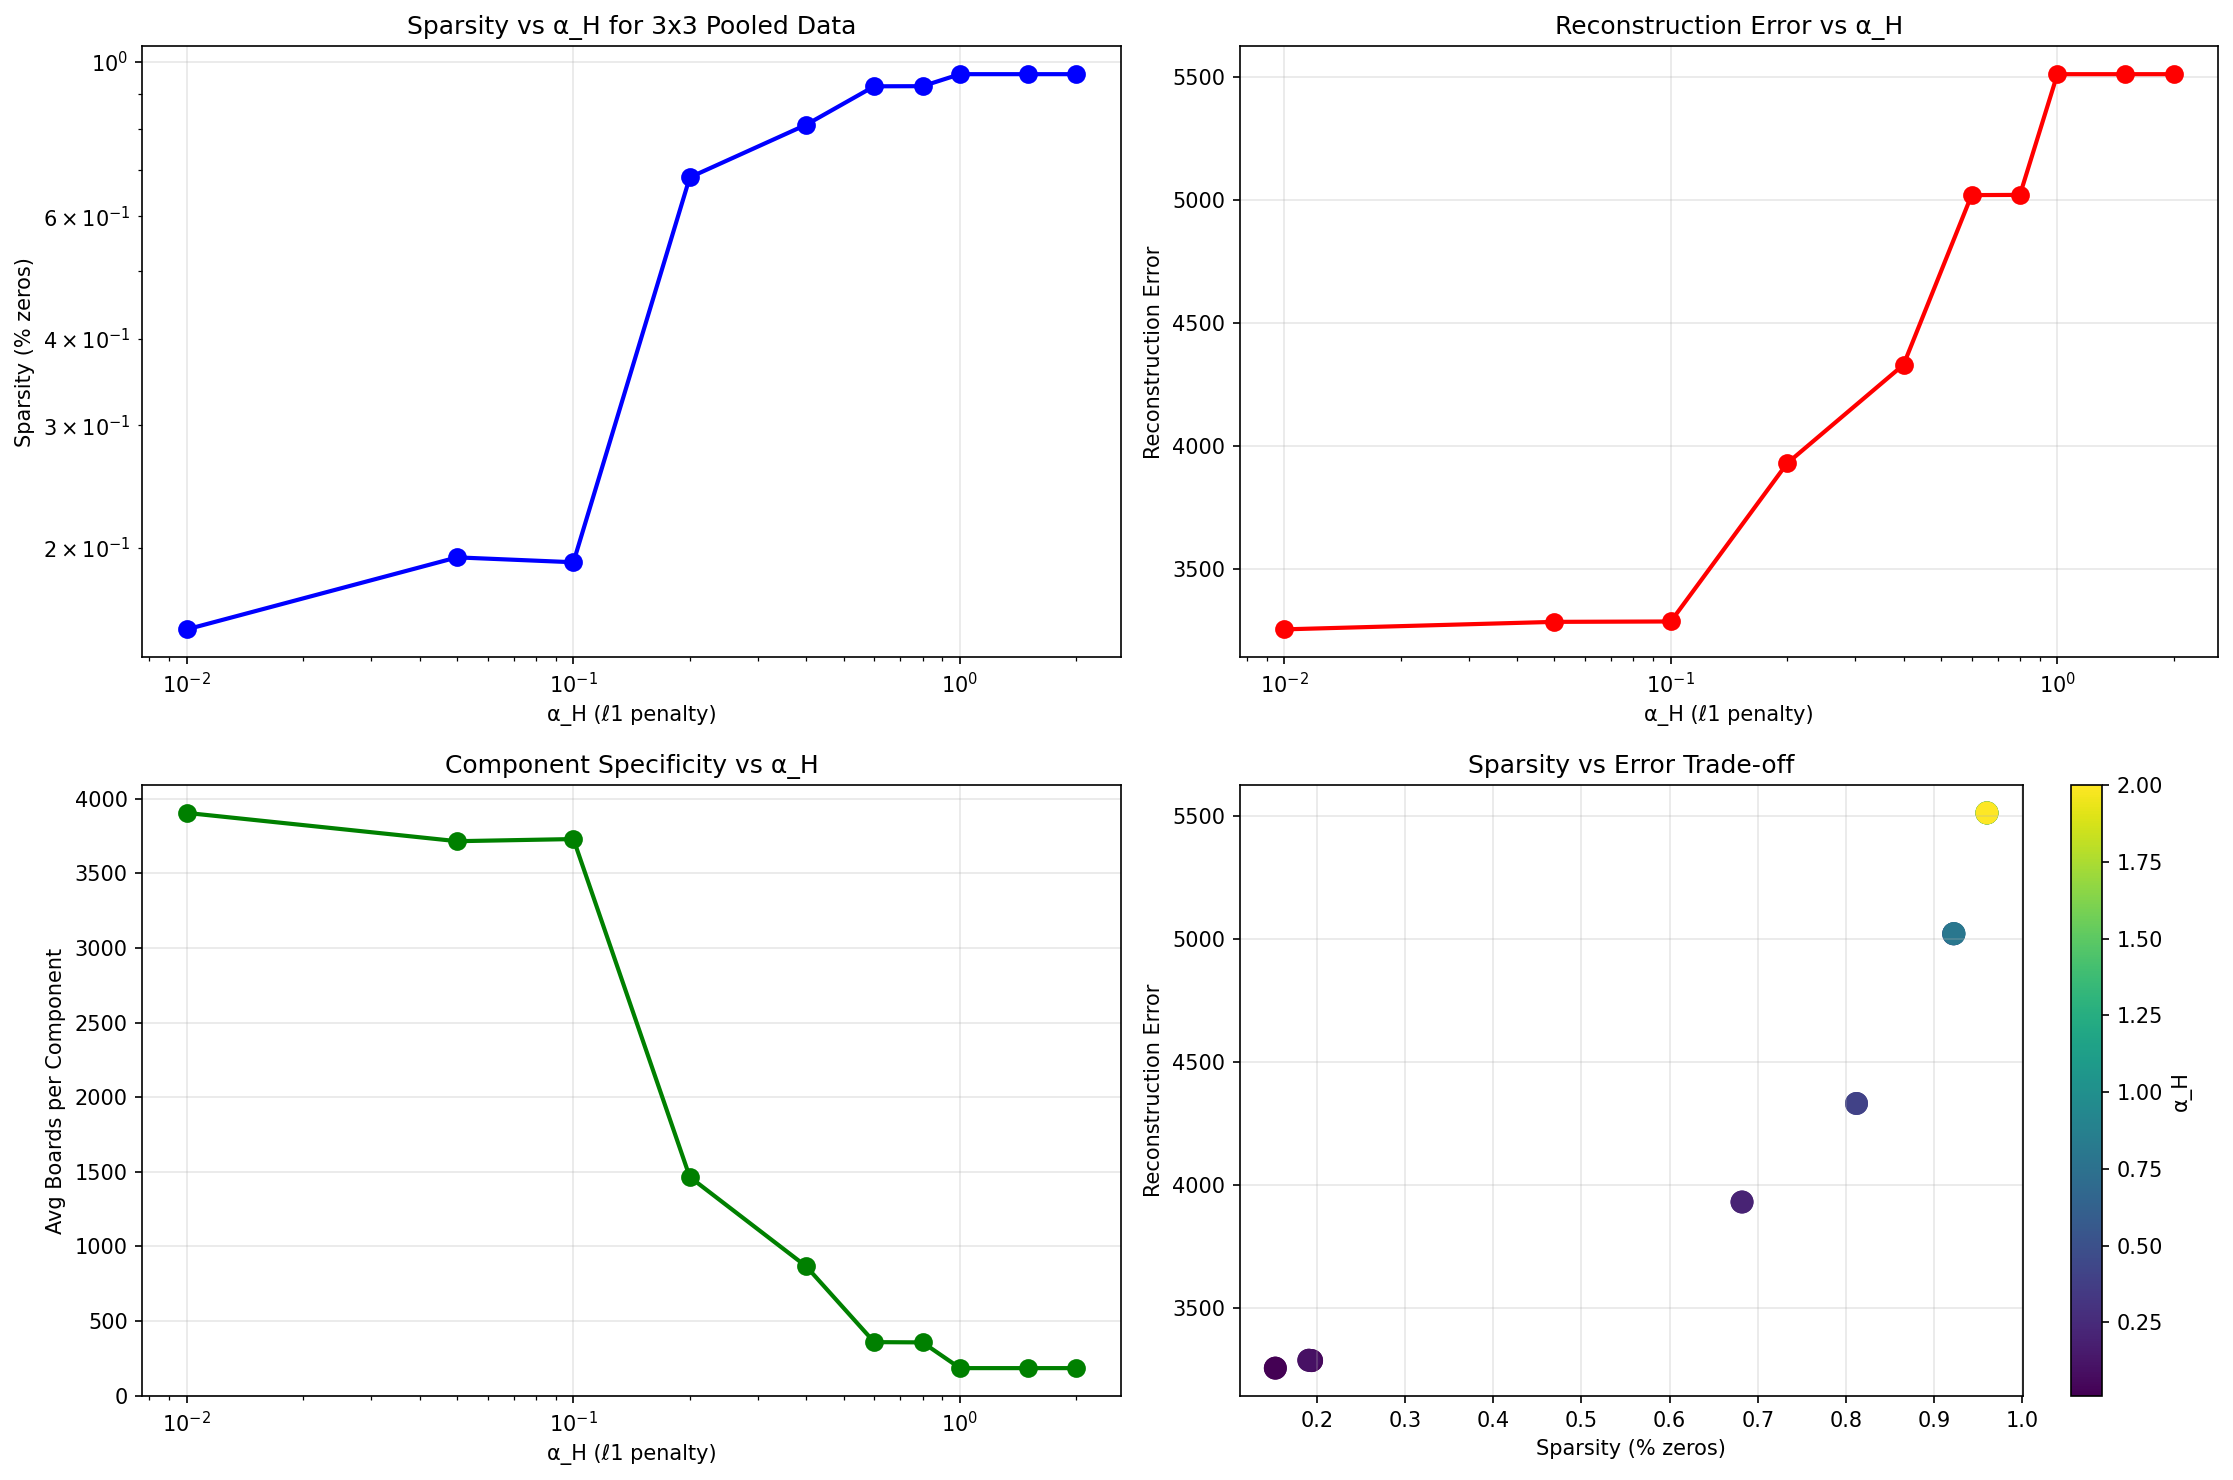

Write the Python code that produced this figure.
#!/usr/bin/env python3
"""
Alpha_H Analysis for 3x3 Pooled NMF Sparsity Control

This script tests different α_H values for 3x3 pooled data to find the optimal
balance between sparsity and reconstruction quality.

With 3x3 pooling, we have 9x more dimensions (4608 vs 512), so we need to
adjust α_H accordingly to achieve the same sparsity levels.
"""

import numpy as np
import json
import matplotlib.pyplot as plt
from sklearn.decomposition import NMF
from sklearn.preprocessing import StandardScaler
import os
from datetime import datetime

def load_activation_data():
    """Load the 3x3 pooled activation data."""
    print("🔄 Loading 3x3 pooled activation data...", flush=True)
    
    data_path = "../3_extract_activations/activations/pooled_rconv14.out.npy"
    meta_path = "../3_extract_activations/activations/pooled_meta.json"
    
    if not os.path.exists(data_path):
        raise FileNotFoundError(f"3x3 activation data not found: {data_path}")
    
    # Load activation matrix (positions x channels)
    activations = np.load(data_path)
    print(f"✅ Loaded 3x3 activations shape: {activations.shape}", flush=True)
    
    # Load metadata
    with open(meta_path, 'r') as f:
        meta = json.load(f)
    print(f"✅ Loaded metadata with {len(meta)} entries", flush=True)
    print(f"📊 Pooling method: {meta.get('pooling_method', 'unknown')}", flush=True)
    print(f"📊 Original channels: {meta.get('original_channels', 'unknown')}", flush=True)
    print(f"📊 Pooled channels: {meta.get('pooled_channels', 'unknown')}", flush=True)
    
    return activations, meta

def preprocess_data(X):
    """Preprocess data for meaningful alpha values."""
    print("🔧 Preprocessing 3x3 pooled data...", flush=True)
    
    # Ensure non-negativity
    X = np.maximum(0, X)
    print(f"📊 Original data stats: min={X.min():.4f}, max={X.max():.4f}, mean={X.mean():.4f}", flush=True)
    
    # Scale to roughly unit magnitude so alpha values are meaningful
    scaler = StandardScaler(with_mean=False)  # Keep non-negative
    X_scaled = scaler.fit_transform(X)
    
    print(f"📊 Scaled data stats: min={X_scaled.min():.4f}, max={X_scaled.max():.4f}, mean={X_scaled.mean():.4f}", flush=True)
    
    return X_scaled

def test_alpha_values(X, n_parts=25):
    """Test different α_H values and record metrics."""
    print(f"🧪 Testing α_H values for 3x3 pooled data with {n_parts} parts...", flush=True)
    
    # Test a wider range of α_H values for 3x3 data
    alpha_values = [0.01, 0.05, 0.1, 0.2, 0.4, 0.6, 0.8, 1.0, 1.5, 2.0]
    
    results = []
    
    for alpha in alpha_values:
        print(f"🔬 Testing α_H = {alpha}...", flush=True)
        
        # Run NMF with current α_H
        model = NMF(
            n_components=n_parts,
            init="nndsvd",
            alpha_H=alpha,
            alpha_W=0.0,
            l1_ratio=1.0,
            max_iter=200,  # Fewer iterations for faster testing
            random_state=42
        )
        
        # Fit the model
        model.fit(X)
        
        # Calculate metrics
        H = model.components_
        sparsity = (H == 0).sum() / H.size
        avg_boards_per_component = (H != 0).sum(axis=1).mean()
        reconstruction_error = model.reconstruction_err_
        
        results.append({
            'alpha_H': float(alpha),
            'sparsity': float(sparsity),
            'avg_boards_per_component': float(avg_boards_per_component),
            'reconstruction_error': float(reconstruction_error),
            'n_iterations': int(model.n_iter_)
        })
        
        print(f"   📊 Sparsity: {sparsity:.1%}", flush=True)
        print(f"   📊 Avg boards/component: {avg_boards_per_component:.1f}", flush=True)
        print(f"   📊 Reconstruction error: {reconstruction_error:.2f}", flush=True)
    
    return results

def create_analysis_plots(results):
    """Create diagnostic plots for α_H analysis."""
    print("📊 Creating analysis plots...", flush=True)
    
    alphas = [r['alpha_H'] for r in results]
    sparsities = [r['sparsity'] for r in results]
    errors = [r['reconstruction_error'] for r in results]
    boards_per_comp = [r['avg_boards_per_component'] for r in results]
    
    fig, axes = plt.subplots(2, 2, figsize=(15, 10))
    
    # Plot 1: Sparsity vs α_H
    axes[0, 0].plot(alphas, sparsities, 'bo-', linewidth=2, markersize=8)
    axes[0, 0].set_xlabel('α_H (ℓ1 penalty)')
    axes[0, 0].set_ylabel('Sparsity (% zeros)')
    axes[0, 0].set_title('Sparsity vs α_H for 3x3 Pooled Data')
    axes[0, 0].grid(True, alpha=0.3)
    axes[0, 0].set_yscale('log')
    axes[0, 0].set_xscale('log')
    
    # Plot 2: Reconstruction Error vs α_H
    axes[0, 1].plot(alphas, errors, 'ro-', linewidth=2, markersize=8)
    axes[0, 1].set_xlabel('α_H (ℓ1 penalty)')
    axes[0, 1].set_ylabel('Reconstruction Error')
    axes[0, 1].set_title('Reconstruction Error vs α_H')
    axes[0, 1].grid(True, alpha=0.3)
    axes[0, 1].set_xscale('log')
    
    # Plot 3: Avg Boards per Component vs α_H
    axes[1, 0].plot(alphas, boards_per_comp, 'go-', linewidth=2, markersize=8)
    axes[1, 0].set_xlabel('α_H (ℓ1 penalty)')
    axes[1, 0].set_ylabel('Avg Boards per Component')
    axes[1, 0].set_title('Component Specificity vs α_H')
    axes[1, 0].grid(True, alpha=0.3)
    axes[1, 0].set_xscale('log')
    
    # Plot 4: Sparsity vs Reconstruction Error (trade-off)
    axes[1, 1].scatter(sparsities, errors, c=alphas, cmap='viridis', s=100)
    axes[1, 1].set_xlabel('Sparsity (% zeros)')
    axes[1, 1].set_ylabel('Reconstruction Error')
    axes[1, 1].set_title('Sparsity vs Error Trade-off')
    axes[1, 1].grid(True, alpha=0.3)
    
    # Add colorbar for α_H values
    scatter = axes[1, 1].scatter(sparsities, errors, c=alphas, cmap='viridis', s=100)
    plt.colorbar(scatter, ax=axes[1, 1], label='α_H')
    
    plt.tight_layout()
    plt.savefig('alpha_h_analysis_3x3.png', dpi=150, bbox_inches='tight')
    print("✅ Saved analysis plots: alpha_h_analysis_3x3.png", flush=True)

def generate_recommendations(results):
    """Generate recommendations based on analysis results."""
    print("📋 Generating recommendations...", flush=True)
    
    # Find optimal α_H based on target sparsity (70-90%)
    target_sparsity_min = 0.70
    target_sparsity_max = 0.90
    
    candidates = []
    for r in results:
        if target_sparsity_min <= r['sparsity'] <= target_sparsity_max:
            candidates.append(r)
    
    if candidates:
        # Choose the one with lowest reconstruction error
        best = min(candidates, key=lambda x: x['reconstruction_error'])
        recommendation = best['alpha_H']
        print(f"🎯 RECOMMENDED α_H = {recommendation}", flush=True)
        print(f"   📊 Sparsity: {best['sparsity']:.1%}", flush=True)
        print(f"   📊 Reconstruction error: {best['reconstruction_error']:.2f}", flush=True)
        print(f"   📊 Avg boards/component: {best['avg_boards_per_component']:.1f}", flush=True)
    else:
        # Find closest to target
        closest = min(results, key=lambda x: abs(x['sparsity'] - 0.80))
        recommendation = closest['alpha_H']
        print(f"⚠️  No α_H achieves target sparsity (70-90%)", flush=True)
        print(f"🎯 CLOSEST α_H = {recommendation} (sparsity: {closest['sparsity']:.1%})", flush=True)
    
    # Save recommendations
    recommendations = {
        "date": datetime.now().strftime("%Y-%m-%d"),
        "pooling_method": "3x3_grid",
        "recommended_alpha_H": recommendation,
        "target_sparsity_range": [target_sparsity_min, target_sparsity_max],
        "analysis_results": results
    }
    
    with open("alpha_h_recommendations_3x3.json", 'w') as f:
        json.dump(recommendations, f, indent=2)
    
    print("✅ Saved recommendations: alpha_h_recommendations_3x3.json", flush=True)
    
    return recommendation

def main():
    """Run α_H analysis for 3x3 pooled data."""
    print("=== α_H Analysis for 3x3 Pooled Data ===")
    print(f"🕐 Started at: {datetime.now().strftime('%Y-%m-%d %H:%M:%S')}", flush=True)
    
    # Load 3x3 pooled data
    activations, meta = load_activation_data()
    
    # Preprocess data
    X = preprocess_data(activations)
    
    # Test different α_H values
    results = test_alpha_values(X, n_parts=25)
    
    # Create analysis plots
    create_analysis_plots(results)
    
    # Generate recommendations
    recommended_alpha = generate_recommendations(results)
    
    print("\n=== Summary ===", flush=True)
    print(f"📊 3x3 pooled data shape: {activations.shape}", flush=True)
    print(f"📊 Tested {len(results)} α_H values", flush=True)
    print(f"🎯 Recommended α_H: {recommended_alpha}", flush=True)
    print(f"📊 Expected improvement: Higher sparsity for 3x3 pooled data", flush=True)

if __name__ == "__main__":
    main() 